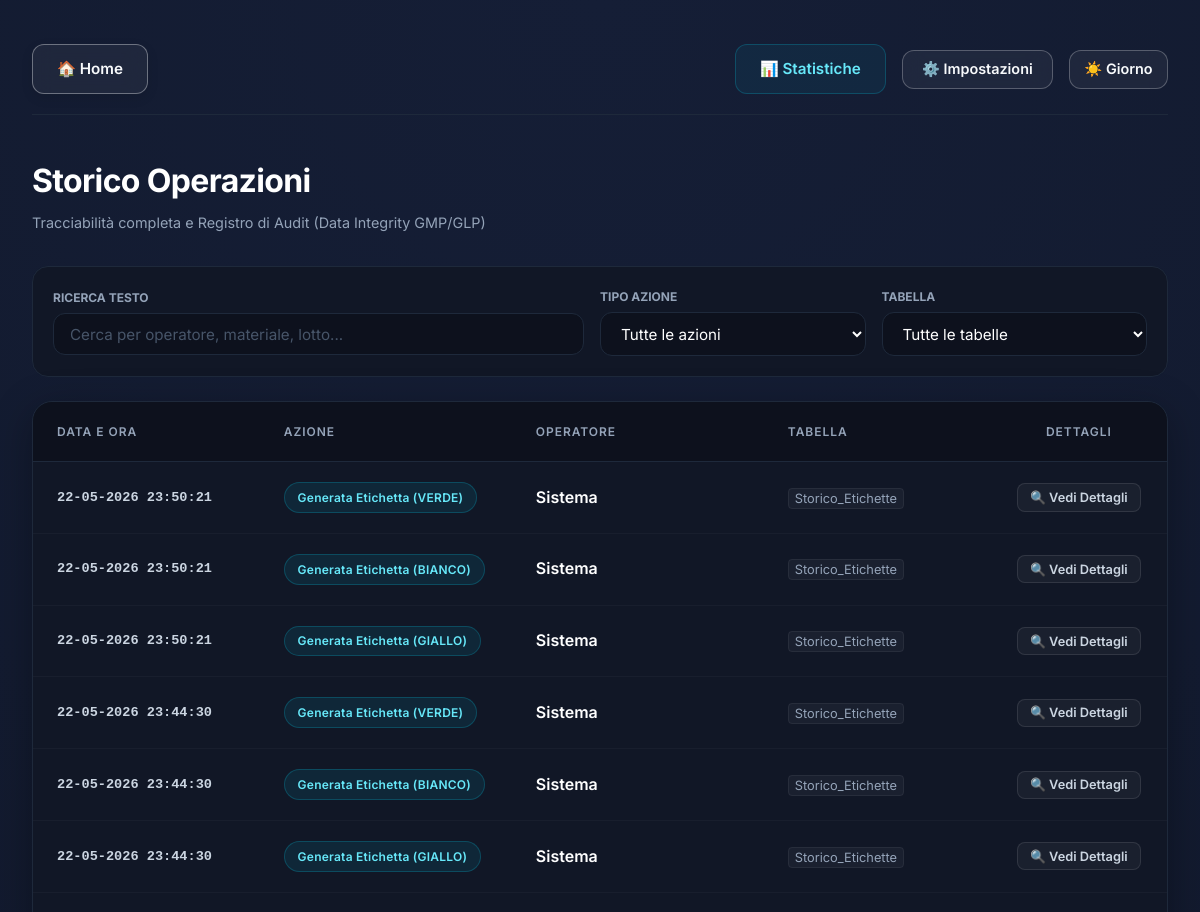
/audit_trail (upper part), run on an earlier commit of the app's database.
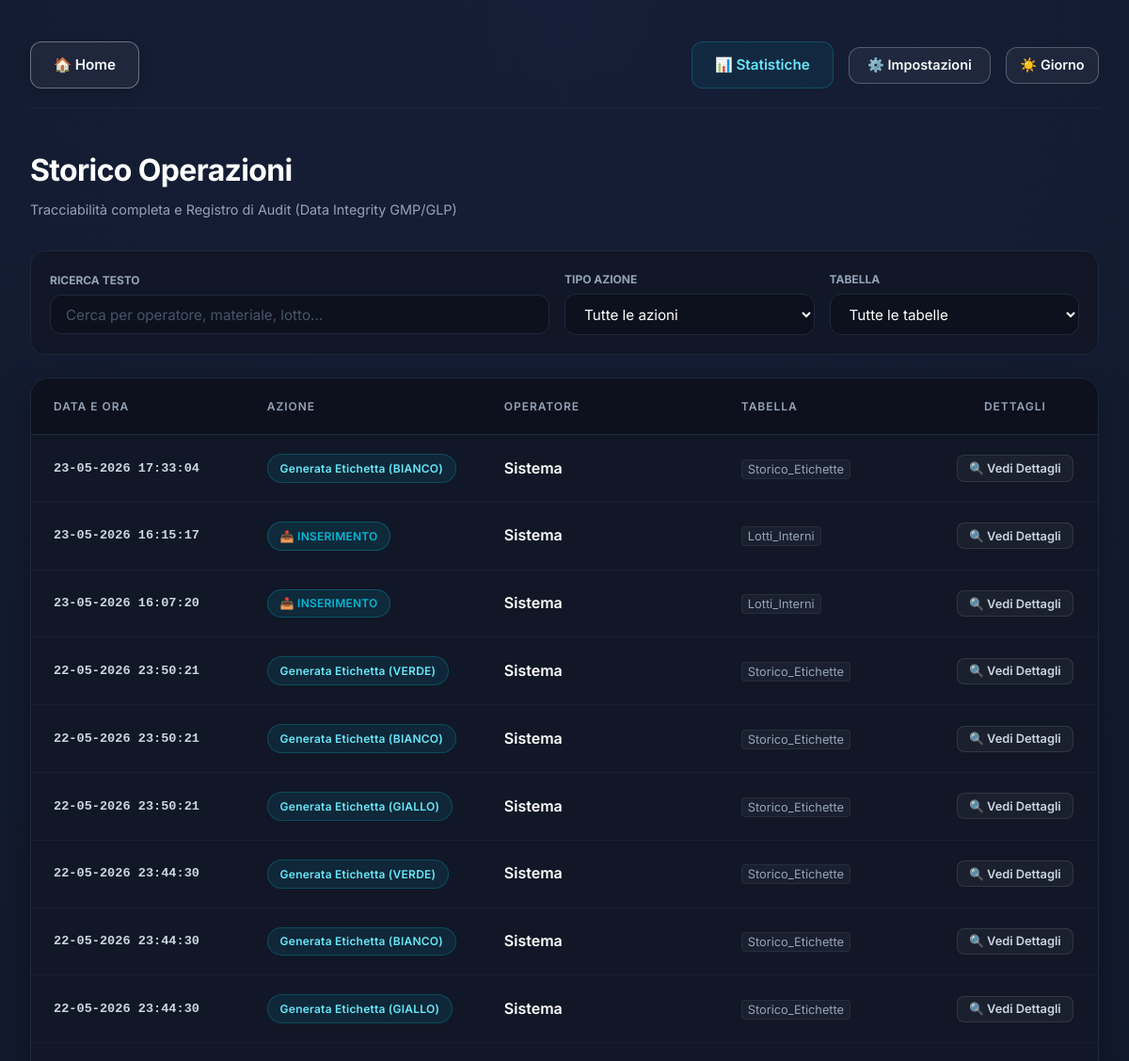
And on a later commit of the database.
### tables this page shows
CREATE TABLE Audit_Trail (
                id INTEGER PRIMARY KEY AUTOINCREMENT,
                data_ora TEXT NOT NULL,
                operatore TEXT,
                azione TEXT NOT NULL,
                tabella_interessata TEXT NOT NULL,
                vecchio_valore TEXT,
                nuovo_valore TEXT
            );

### routes/settings.py (the view)
    @app.route('/audit_trail')
    def audit_trail():
        conn = get_db_connection()
        try:
            rows = conn.execute("SELECT * FROM Audit_Trail ORDER BY id DESC").fetchall()
            audit_records = [dict(row) for row in rows]
        except Exception as e:
            flash(f"Errore nel recupero dello storico operazioni: {e}", "error")
            audit_records = []
        finally:
            conn.close()
        return render_template('audit_trail.html', audit_records=audit_records)

### db_utils.py (called while the page is built)
def get_db_connection():
    conn = sqlite3.connect(RESOLVED_DB_PATH)
    conn.row_factory = sqlite3.Row
    return conn

### templates/audit_trail.html (shortened to what this page needs)
{% extends 'base.html' %}
{% block content %}
<div style="display: flex; flex-direction: column; gap: 1.5rem; width: 100%;">
    <div style="display: flex; justify-content: space-between; align-items: center; margin-bottom: 0.5rem;">
        <div>
            <h2 style="font-size: 2rem; font-weight: 700; letter-spacing: -0.02em; color: white;">Storico Operazioni</h2>
            <p style="color: var(--text-secondary); font-size: 0.9rem; margin-top: 0.25rem;">Tracciabilità completa e Registro di Audit (Data Integrity GMP/GLP)</p>
        </div>
    </div>
    <div style="background: var(--card-bg); border: 1px solid var(--border-color); padding: 1.25rem; border-radius: 1rem; backdrop-filter: blur(10px); display: flex; flex-wrap: wrap; gap: 1rem; align-items: center;">
        <div style="flex: 2; min-width: 250px; position: relative;">
            <label for="auditSearch" style="font-size: 0.75rem; font-weight: 700; text-transform: uppercase; color: var(--text-secondary); margin-bottom: 0.4rem; display: block;">Ricerca Testo</label>
            <input type="text" id="auditSearch" placeholder="Cerca per operatore, materiale, lotto..." onkeyup="filterAuditTrail()" style="padding: 0.65rem 1rem;">
        </div>
        <div style="flex: 1; min-width: 150px;">
            <label for="filterAzione" style="font-size: 0.75rem; font-weight: 700; text-transform: uppercase; color: var(--text-secondary); margin-bottom: 0.4rem; display: block;">Tipo Azione</label>
            <select id="filterAzione" onchange="filterAuditTrail()" style="padding: 0.65rem 1rem; cursor: pointer;">
                <option value="">Tutte le azioni</option>
            </select>
        </div>
        <div style="flex: 1; min-width: 150px;">
            <label for="filterTabella" style="font-size: 0.75rem; font-weight: 700; text-transform: uppercase; color: var(--text-secondary); margin-bottom: 0.4rem; display: block;">Tabella</label>
            <select id="filterTabella" onchange="filterAuditTrail()" style="padding: 0.65rem 1rem; cursor: pointer;">
                <option value="">Tutte le tabelle</option>
            </select>
        </div>
    </div>
    <div class="table-container">
        <table id="auditTable">
            <thead>
                <tr>
                    <th style="width: 18%;">Data e Ora</th>
                    <th style="width: 20%;">Azione</th>
                    <th style="width: 20%;">Operatore</th>
                    <th style="width: 18%;">Tabella</th>
                    <th style="width: 14%; text-align: center;">Dettagli</th>
                </tr>
            </thead>
            <tbody id="auditTableBody">
                {% if audit_records %}
                    {% for record in audit_records %}
                    <tr class="audit-row"
                        data-azione="{{ record.azione }}"
                        data-tabella="{{ record.tabella_interessata }}"
                        data-text="{{ record.operatore | lower }} {{ record.tabella_interessata | lower }} {{ record.azione | lower }} {{ record.data_ora | lower }} {{ record.vecchio_valore | lower }} {{ record.nuovo_valore | lower }}">
                        <td style="font-family: monospace; font-size: 0.85rem; color: var(--text-pale); font-weight: 600;">
                            {{ record.data_ora }}
                        </td>
                        <td>
                            {% if record.azione == 'INSERIMENTO' %}
                                <span class="badge" style="background: rgba(6, 182, 212, 0.12); color: #06b6d4; border-color: rgba(6, 182, 212, 0.3); font-size: 0.75rem;">📥 INSERIMENTO</span>
                            {% elif record.azione == 'MODIFICA' %}
                                <span class="badge" style="background: rgba(79, 70, 229, 0.12); color: #818cf8; border-color: rgba(79, 70, 229, 0.3); font-size: 0.75rem;">✏️ MODIFICA</span>
                            {% elif record.azione == 'ELIMINAZIONE' %}
                                <span class="badge" style="background: rgba(244, 63, 94, 0.12); color: #f43f5e; border-color: rgba(244, 63, 94, 0.3); font-size: 0.75rem;">🗑️ ELIMINAZIONE</span>
                            {% elif record.azione == 'APPROVAZIONE_QC' %}
                                <span class="badge" style="background: rgba(16, 185, 129, 0.12); color: #34d399; border-color: rgba(16, 185, 129, 0.3); font-size: 0.75rem;">🛡️ APPROVAZIONE QC</span>
                            {% elif record.azione == 'SCARICO_MANUALE' %}
                                <span class="badge" style="background: rgba(249, 115, 22, 0.12); color: #fb923c; border-color: rgba(249, 115, 22, 0.3); font-size: 0.75rem;">📉 SCARICO MANUALE</span>
                            {% elif record.azione == 'SCARICO_AUTOMATICO' %}
                                <span class="badge" style="background: rgba(236, 72, 153, 0.12); color: #f472b6; border-color: rgba(236, 72, 153, 0.3); font-size: 0.75rem;">⚡ SCARICO AUTOMATICO</span>
                            {% else %}
                                <span class="badge" style="font-size: 0.75rem;">{{ record.azione }}</span>
                            {% endif %}
                        </td>
                        <td style="font-weight: 600; color: white;">
                            {{ record.operatore or 'Sistema' }}
                        </td>
                        <td>
                            <code style="background: rgba(255,255,255,0.04); padding: 2px 6px; border-radius: 4px; border: 1px solid rgba(255,255,255,0.06); font-size: 0.8rem; color: var(--text-secondary);">
                                {{ record.tabella_interessata }}
                            </code>
                        </td>
                        <td style="text-align: center;">
                            <button class="btn" style="background: rgba(255,255,255,0.04); border: 1px solid rgba(255,255,255,0.1); padding: 0.35rem 0.75rem; border-radius: 0.5rem; font-size: 0.8rem; cursor: pointer; color: var(--text-pale); transition: all 0.2s;"
                                    onmouseover="this.style.background='rgba(255,255,255,0.08)'; this.style.borderColor='rgba(255,255,255,0.25)';"
                                    onmouseout="this.style.background='rgba(255,255,255,0.04)'; this.style.borderColor='rgba(255,255,255,0.1)';"
                                    onclick="showAuditDetails('{{ record.azione }}', '{{ record.tabella_interessata }}', '{{ record.operatore or "Sistema" }}', '{{ record.data_ora }}', `{{ record.vecchio_valore or '' }}`, `{{ record.nuovo_valore or '' }}`)">
                                🔍 Vedi Dettagli
                            </button>
                        </td>
                    </tr>
                    {% endfor %}
                {% endif %}
            </tbody>
        </table>
    </div>
</div>
{% endblock %}

### templates/base.html (shortened to what this page needs)
<!DOCTYPE html>
<html lang="it">
<head>
    <link rel="stylesheet" href="{{ url_for('static', filename='css/style.css') }}">
</head>
<body>
    <div class="container">
        <header>
            <div class="header-left">
                <a href="{{ url_for('index') }}" class="btn btn-home">🏠 Home</a>
            </div>
            <div class="header-right">
                <a href="{{ url_for('statistiche') }}" class="btn btn-stats">
                    📊 Statistiche
                </a>
                <div class="dropdown">
                    <button class="btn btn-settings" id="settingsBtn" onclick="toggleSettingsDropdown()">⚙️
                        Impostazioni</button>
                </div>
                <button class="btn btn-settings" id="themeToggleBtn" onclick="toggleTheme()" style="padding: 0.6rem 0.9rem;" title="Alterna modalità Giorno/Notte">
                </button>
            </div>
        </header>
        <main>
            {% block content %}{% endblock %}
        </main>
    </div>
</body>
</html>

### static/css/style.css (style rules this page uses)
:root { color-scheme: dark; --bg-dark: #080b11; --card-bg: #111726; --card-hover-bg: #161e31; --accent-color: #06b6d4; --primary-color: #4f46e5; --text-primary: #f8fafc; --text-secondary: #94a3b8; --text-pale: #cbd5e1; --border-color: #1e293b; --border-hover: #334155; --muted-color: #475569; --success: #10b981; --warning: #f59e0b; --danger: #f43f5e; --gradient: linear-gradient(135deg, #0ea5e9 0%, #4f46e5 100%); --gradient-hover: linear-gradient(135deg, #0284c7 0%, #4338ca 100%); }
* { margin: 0; padding: 0; box-sizing: border-box; font-family: 'Inter', -apple-system, sans-serif; }
body { background-color: var(--bg-dark); background-image: radial-gradient(circle at 50% 0%, #151e36 0%, var(--bg-dark) 75%); color: var(--text-primary); line-height: 1.6; min-height: 100vh; }
.container { max-width: 1200px; margin: 0 auto; padding: 1.5rem 2rem; }
header { display: flex; justify-content: space-between; align-items: center; padding: 1.25rem 0; margin-bottom: 2.5rem; border-bottom: 1px solid var(--border-color); }
.header-left { display: flex; align-items: center; gap: 1.5rem; }
.btn { display: inline-flex; align-items: center; justify-content: center; gap: 0.6rem; padding: 0.75rem 1.5rem; border-radius: 0.75rem; font-weight: 600; text-decoration: none; transition: all 0.3s cubic-bezier(0.16, 1, 0.3, 1); cursor: pointer; border: none; text-align: center; font-size: 0.95rem; }
.btn-home { background: rgba(255, 255, 255, 0.05); color: var(--text-primary); border: 1.5px solid rgba(255, 255, 255, 0.35); backdrop-filter: blur(10px); box-shadow: 0 4px 12px rgba(0, 0, 0, 0.1); }
.table-container { background: var(--card-bg); border-radius: 1.25rem; border: 1px solid var(--border-color); overflow: hidden; box-shadow: 0 10px 40px rgba(0, 0, 0, 0.3); backdrop-filter: blur(10px); }
table { width: 100%; border-collapse: collapse; }
th, td { padding: 1.25rem 1.5rem; text-align: left; }
th { background: rgba(0, 0, 0, 0.25); color: var(--text-secondary); font-weight: 600; text-transform: uppercase; font-size: 0.75rem; letter-spacing: 0.08em; border-bottom: 1px solid var(--border-color); }
td { border-bottom: 1px solid rgba(255, 255, 255, 0.03); color: var(--text-pale); transition: background-color 0.2s ease, color 0.2s ease; }
.badge { background: rgba(6, 182, 212, 0.1); color: #67e8f9; padding: 0.3rem 0.8rem; border-radius: 9999px; font-size: 0.8rem; font-weight: 600; border: 1px solid rgba(6, 182, 212, 0.25); display: inline-block; letter-spacing: 0.02em; }
label { display: block; margin-bottom: 0.6rem; color: var(--text-secondary); font-weight: 600; font-size: 0.9rem; }
input, select, textarea { width: 100%; padding: 0.8rem 1.1rem; background: rgba(0, 0, 0, 0.25); border: 1px solid var(--border-color); border-radius: 0.75rem; color: white; font-size: 0.95rem; transition: all 0.3s cubic-bezier(0.16, 1, 0.3, 1); }
input::placeholder { color: var(--muted-color); }
.btn-stats { background: rgba(6, 182, 212, 0.08) !important; border: 1px solid rgba(6, 182, 212, 0.25) !important; color: #67e8f9 !important; display: inline-flex; align-items: center; gap: 0.5rem; text-decoration: none; }

### templates/base.html (style rules this page uses)
.header-right { display: flex; align-items: center; gap: 1rem; }
.dropdown { position: relative; display: inline-block; }
.btn-settings { background: rgba(255, 255, 255, 0.05); color: var(--text-primary); border: 1.5px solid rgba(255, 255, 255, 0.25); backdrop-filter: blur(10px); padding: 0.6rem 1.2rem; border-radius: 0.75rem; font-weight: 600; transition: all 0.3s cubic-bezier(0.16, 1, 0.3, 1); cursor: pointer; font-size: 0.9rem; display: inline-flex; align-items: center; gap: 0.4rem; }

What changed in the data, as far as the page shows it:
added Audit_Trail: data_ora "23-05-2026 17:33:04", azione "Generata Etichetta (BIANCO)", operatore "Sistema", tabella_interessata "Storico_Etichette"
added Audit_Trail: data_ora "23-05-2026 16:15:17", azione "📥 INSERIMENTO", operatore "Sistema", tabella_interessata "Lotti_Interni"
added Audit_Trail: data_ora "23-05-2026 16:07:20", azione "📥 INSERIMENTO", operatore "Sistema", tabella_interessata "Lotti_Interni"
